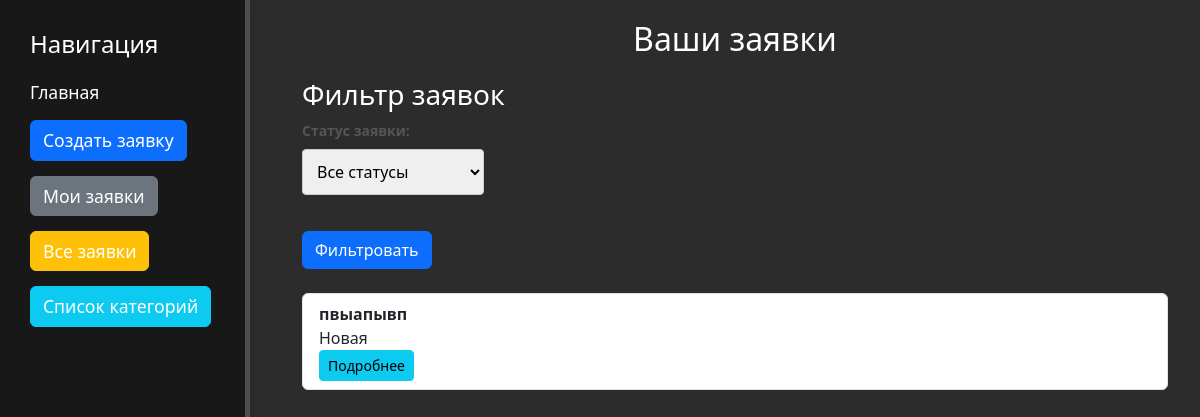
Page /view-requests/ (signed in) on the earlier database version.
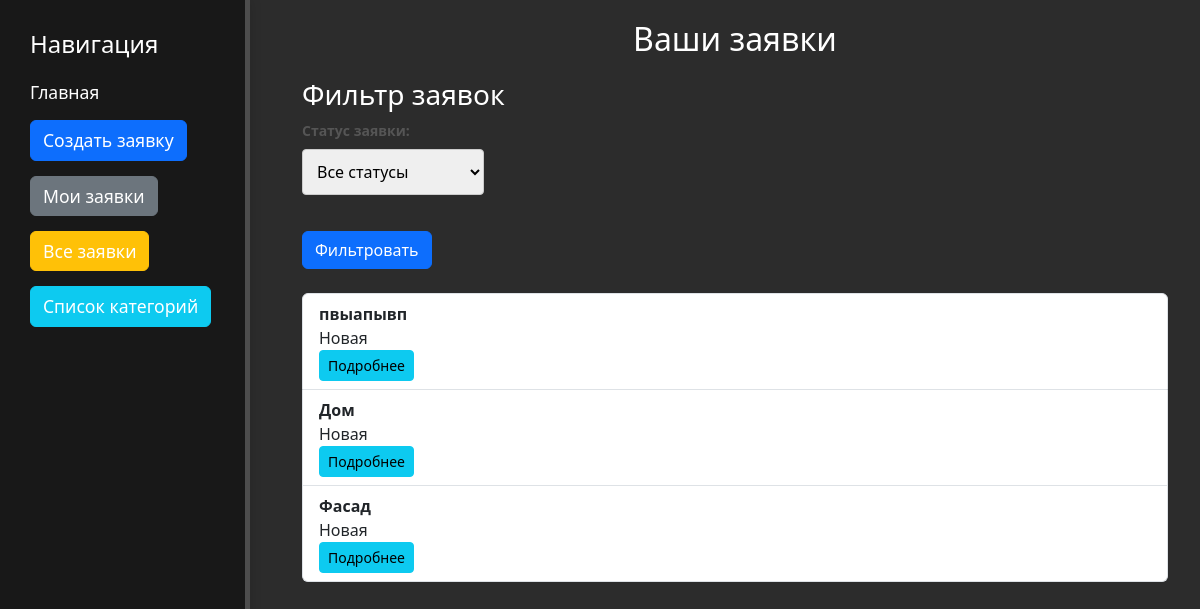
Same page on the later database version.
### studio/models.py (models this page shows, shortened)
class Request(models.Model):
    STATUS_CHOICES = [
        ('new', 'Новая'),
        ('in_progress', 'Принято в работу'),
        ('completed', 'Выполнено'),
    ]
    title = models.CharField(max_length=255)
    description = models.TextField()
    category = models.ForeignKey('Category', on_delete=models.CASCADE)
    photo = models.ImageField(upload_to='request_photos/', null=True, blank=True)
    status = models.CharField(max_length=50, choices=STATUS_CHOICES, default='new')
    user = models.ForeignKey('auth.User', on_delete=models.CASCADE)
    paid = models.BooleanField(default=False)  # Поле, показывающее оплачена ли заявка
    created_at = models.DateTimeField(auto_now_add=True)
    def get_status_display(self):
        return dict(self.STATUS_CHOICES).get(self.status, self.status)

### studio/views.py (the view)
# urls.py: path('view-requests/', views.view_requests, name='view_requests'),  # Просмотр заявок
@login_required
def view_requests(request):
    user_requests = Request.objects.filter(user=request.user)
    form = RequestFilterForm(request.GET)  # Используем GET для получения данных формы
    if form.is_valid():
        status = form.cleaned_data.get('status')
        if status:
            user_requests = user_requests.filter(status=status)
    return render(request, 'studio/view_requests.html', {
        'requests': user_requests,
        'form': form,
    })

### studio/forms.py
class RequestFilterForm(forms.Form):
    STATUS_CHOICES = [
        ('', 'Все статусы'),
        ('new', 'Новая'),
        ('in_progress', 'Принято в работу'),
        ('completed', 'Выполнено'),
    ]
    status = forms.ChoiceField(choices=STATUS_CHOICES, required=False, label="Статус заявки")

### Desing_pro/studio/templates/studio/view_requests.html
{% extends 'studio/base.html' %}
{% block content %}
  <div class="container">
    <h1 class="page-title">Ваши заявки</h1>
    <div class="filter-form">
      <h3>Фильтр заявок</h3>
      <form method="get">
        <div class="form-group">
          {{ form.as_p }}
        </div>
        <button type="submit" class="btn btn-primary">Фильтровать</button>
      </form>
    </div>
      <br>
    <div class="request-list">
      {% if requests %}
        <ul class="list-group">
          {% for request in requests %}
            <li class="list-group-item">
              <strong>{{ request.title }}</strong><br>
              <span class="status-label">{{ request.get_status_display }}</span><br>
              <a class="btn btn-info btn-sm" href="{% url 'studio:request_detail' pk=request.pk %}">Подробнее</a>
            </li>
          {% endfor %}
        </ul>
      {% else %}
        <div class="alert alert-info" role="alert">У вас нет заявок.</div>
      {% endif %}
    </div>
  </div>
{% endblock %}

Differences in the rows shown:
added Request: title "Дом", status "Новая"
added Request: title "Фасад", status "Новая"
